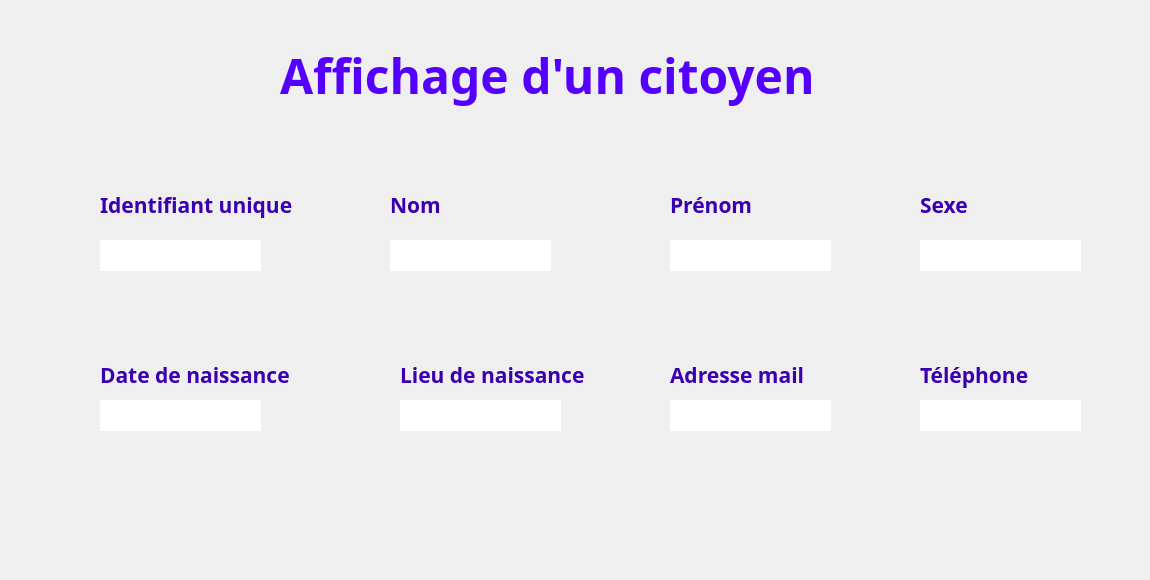
      <widget class="QWidget" name="page_9">
       <widget class="QLineEdit" name="out_nom_2">
        <property name="geometry">
         <rect>
          <x>390</x>
          <y>240</y>
          <width>161</width>
          <height>31</height>
         </rect>
        </property>
        <property name="font">
         <font>
          <family>Javanese Text</family>
          <pointsize>12</pointsize>
         </font>
        </property>
        <property name="styleSheet">
         <string notr="true">#out_nom_2 {
background-color: transparent;
border-image: url(:champs.png);
background: none;
border: none;
background-repeat: none;
}
</string>
        </property>
        <property name="readOnly">
         <bool>true</bool>
        </property>
       </widget>
       <widget class="QLineEdit" name="out_prenom">
        <property name="geometry">
         <rect>
          <x>670</x>
          <y>240</y>
          <width>161</width>
          <height>31</height>
         </rect>
        </property>
        <property name="font">
         <font>
          <family>Javanese Text</family>
          <pointsize>12</pointsize>
         </font>
        </property>
        <property name="styleSheet">
         <string notr="true">#out_prenom{
background-color: transparent;
border-image: url(:champs.png);
background: none;
border: none;
background-repeat: none;
}
</string>
        </property>
        <property name="readOnly">
         <bool>true</bool>
        </property>
       </widget>
       <widget class="QLineEdit" name="out_sexe">
        <property name="geometry">
         <rect>
          <x>920</x>
          <y>240</y>
          <width>161</width>
          <height>31</height>
         </rect>
        </property>
        <property name="font">
         <font>
          <family>Javanese Text</family>
          <pointsize>12</pointsize>
         </font>
        </property>
        <property name="styleSheet">
         <string notr="true">#out_sexe {
background-color: transparent;
border-image: url(:champs.png);
background: none;
border: none;
background-repeat: none;
}
</string>
        </property>
        <property name="readOnly">
         <bool>true</bool>
        </property>
       </widget>
       <widget class="QPushButton" name="pushButton_del_cit">
        <property name="geometry">
         <rect>
          <x>1080</x>
          <y>510</y>
          <width>61</width>
          <height>51</height>
         </rect>
        </property>
        <property name="styleSheet">
         <string notr="true">#pushButton_del_cit{
background-color: transparent;
border-image: url(:delete.png);
background: none;
border: none;
background-repeat: none;
}
</string>
        </property>
        <property name="text">
         <string/>
        </property>
       </widget>
       <widget class="QPushButton" name="pushButton_maj_cit">
        <property name="geometry">
         <rect>
          <x>1000</x>
          <y>510</y>
          <width>71</width>
          <height>61</height>
         </rect>
        </property>
        <property name="styleSheet">
         <string notr="true">#pushButton_maj_cit{
background-color: transparent;
border-image: url(:edit_ZV.png);
background: none;
border: none;
background-repeat: none;
}
</string>
        </property>
        <property name="text">
         <string/>
        </property>
       </widget>
       <widget class="QPushButton" name="majcit_cancel">
        <property name="geometry">
         <rect>
          <x>30</x>
          <y>520</y>
          <width>151</width>
          <height>41</height>
         </rect>
        </property>
        <property name="styleSheet">
         <string notr="true">#majcit_cancel{
background-color: transparent;
border-image: url(:Annuler.png);
background: none;
border: none;
background-repeat: none;
}
#majcit_cancel:hover{
background-color: transparent;
border-image: url(:Annuler_P.png);
background: none;
border: none;
background-repeat: none;
}</string>
        </property>
        <property name="text">
         <string/>
        </property>
       </widget>
       <widget class="QLineEdit" name="out_tel">
        <property name="geometry">
         <rect>
          <x>920</x>
          <y>400</y>
          <width>161</width>
          <height>31</height>
         </rect>
        </property>
        <property name="font">
         <font>
          <family>Javanese Text</family>
          <pointsize>12</pointsize>
         </font>
        </property>
        <property name="styleSheet">
         <string notr="true">#out_tel {
background-color: transparent;
border-image: url(:champs.png);
background: none;
border: none;
background-repeat: none;
}
</string>
        </property>
        <property name="readOnly">
         <bool>true</bool>
        </property>
       </widget>
       <widget class="QLineEdit" name="out_lieu">
        <property name="geometry">
         <rect>
          <x>400</x>
          <y>400</y>
          <width>161</width>
          <height>31</height>
         </rect>
        </property>
        <property name="font">
         <font>
          <family>Javanese Text</family>
          <pointsize>12</pointsize>
         </font>
        </property>
        <property name="styleSheet">
         <string notr="true">#out_lieu {
background-color: transparent;
border-image: url(:champs.png);
background: none;
border: none;
background-repeat: none;
}
</string>
        </property>
        <property name="readOnly">
         <bool>true</bool>
        </property>
       </widget>
       <widget class="QPushButton" name="pushButton_impression">
        <property name="geometry">
         <rect>
          <x>900</x>
          <y>510</y>
          <width>81</width>
          <height>61</height>
         </rect>
        </property>
        <property name="styleSheet">
         <string notr="true">#pushButton_impression{
background-color: transparent;
border-image: url(:imprimer.png);
background: none;
border: none;
background-repeat: none;
}
</string>
        </property>
        <property name="text">
         <string/>
        </property>
       </widget>
       <widget class="QLineEdit" name="out_mail">
        <property name="geometry">
         <rect>
          <x>670</x>
          <y>400</y>
          <width>161</width>
          <height>31</height>
         </rect>
        </property>
        <property name="font">
         <font>
          <family>Javanese Text</family>
          <pointsize>12</pointsize>
         </font>
        </property>
        <property name="styleSheet">
         <string notr="true">#out_mail {
background-color: transparent;
border-image: url(:champs.png);
background: none;
border: none;
background-repeat: none;
}
</string>
        </property>
        <property name="readOnly">
         <bool>true</bool>
        </property>
       </widget>
       <widget class="QLineEdit" name="out_id_2">
        <property name="geometry">
         <rect>
          <x>100</x>
          <y>240</y>
          <width>161</width>
          <height>31</height>
         </rect>
        </property>
        <property name="font">
         <font>
          <family>Javanese Text</family>
          <pointsize>12</pointsize>
         </font>
        </property>
        <property name="styleSheet">
         <string notr="true">#out_id_2{
background-color: transparent;
border-image: url(:champs.png);
background: none;
border: none;
background-repeat: none;
}
</string>
        </property>
        <property name="text">
         <string/>
        </property>
        <property name="readOnly">
         <bool>true</bool>
        </property>
       </widget>
       <widget class="QLineEdit" name="out_naissance">
        <property name="geometry">
         <rect>
          <x>100</x>
          <y>400</y>
          <width>161</width>
          <height>31</height>
         </rect>
        </property>
        <property name="font">
         <font>
          <family>Javanese Text</family>
          <pointsize>12</pointsize>
         </font>
        </property>
        <property name="styleSheet">
         <string notr="true">#out_naissance {
background-color: transparent;
border-image: url(:champs.png);
background: none;
border: none;
background-repeat: none;
}
</string>
        </property>
        <property name="readOnly">
         <bool>true</bool>
        </property>
       </widget>
       <widget class="QLabel" name="label_36">
        <property name="geometry">
         <rect>
          <x>280</x>
          <y>20</y>
          <width>681</width>
          <height>111</height>
         </rect>
        </property>
        <property name="font">
         <font>
          <family>Segoe Print</family>
         </font>
        </property>
        <property name="styleSheet">
         <string notr="true">#label_16 {
background-color: transparent;
background: none;
border: none;
background-repeat: none;
}
</string>
        </property>
        <property name="text">
         <string>&lt;html&gt;&lt;head/&gt;&lt;body&gt;&lt;p&gt;&lt;span style=&quot; font-size:36pt; font-weight:600; color:#5500ff;&quot;&gt;Affichage d'un citoyen&lt;/span&gt;&lt;/p&gt;&lt;/body&gt;&lt;/html&gt;</string>
        </property>
        <property name="textFormat">
         <enum>Qt::AutoText</enum>
        </property>
        <property name="scaledContents">
         <bool>false</bool>
        </property>
       </widget>
       <widget class="QLabel" name="label_193">
        <property name="geometry">
         <rect>
          <x>670</x>
          <y>190</y>
          <width>191</width>
          <height>31</height>
         </rect>
        </property>
        <property name="palette">
         <palette>
          <active>
           <colorrole role="WindowText">
            <brush brushstyle="SolidPattern">
             <color alpha="255">
              <red>4</red>
              <green>7</green>
              <blue>62</blue>
             </color>
            </brush>
           </colorrole>
          </active>
          <inactive>
           <colorrole role="WindowText">
            <brush brushstyle="SolidPattern">
             <color alpha="255">
              <red>4</red>
              <green>7</green>
              <blue>62</blue>
             </color>
            </brush>
           </colorrole>
          </inactive>
          <disabled>
           <colorrole role="WindowText">
            <brush brushstyle="SolidPattern">
             <color alpha="255">
              <red>120</red>
              <green>120</green>
              <blue>120</blue>
             </color>
            </brush>
           </colorrole>
          </disabled>
         </palette>
        </property>
        <property name="font">
         <font>
          <family>Corbel</family>
         </font>
        </property>
        <property name="text">
         <string>&lt;html&gt;&lt;head/&gt;&lt;body&gt;&lt;p&gt;&lt;span style=&quot; font-size:16pt; font-weight:600; color:#3a00af;&quot;&gt;Prénom&lt;/span&gt;&lt;/p&gt;&lt;/body&gt;&lt;/html&gt;</string>
        </property>
       </widget>
       <widget class="QLabel" name="label_194">
        <property name="geometry">
         <rect>
          <x>390</x>
          <y>190</y>
          <width>191</width>
          <height>31</height>
         </rect>
        </property>
        <property name="palette">
         <palette>
          <active>
           <colorrole role="WindowText">
            <brush brushstyle="SolidPattern">
             <color alpha="255">
              <red>4</red>
              <green>7</green>
              <blue>62</blue>
             </color>
            </brush>
           </colorrole>
          </active>
          <inactive>
           <colorrole role="WindowText">
            <brush brushstyle="SolidPattern">
             <color alpha="255">
              <red>4</red>
              <green>7</green>
              <blue>62</blue>
             </color>
            </brush>
           </colorrole>
          </inactive>
          <disabled>
           <colorrole role="WindowText">
            <brush brushstyle="SolidPattern">
             <color alpha="255">
              <red>120</red>
              <green>120</green>
              <blue>120</blue>
             </color>
            </brush>
           </colorrole>
          </disabled>
         </palette>
        </property>
        <property name="font">
         <font>
          <family>Corbel</family>
         </font>
        </property>
        <property name="text">
         <string>&lt;html&gt;&lt;head/&gt;&lt;body&gt;&lt;p&gt;&lt;span style=&quot; font-size:16pt; font-weight:600; color:#3a00af;&quot;&gt;Nom&lt;/span&gt;&lt;/p&gt;&lt;/body&gt;&lt;/html&gt;</string>
        </property>
       </widget>
       <widget class="QLabel" name="label_195">
        <property name="geometry">
         <rect>
          <x>100</x>
          <y>190</y>
          <width>221</width>
          <height>31</height>
         </rect>
        </property>
        <property name="palette">
         <palette>
          <active>
           <colorrole role="WindowText">
            <brush brushstyle="SolidPattern">
             <color alpha="255">
              <red>4</red>
              <green>7</green>
              <blue>62</blue>
             </color>
            </brush>
           </colorrole>
          </active>
          <inactive>
           <colorrole role="WindowText">
            <brush brushstyle="SolidPattern">
             <color alpha="255">
              <red>4</red>
              <green>7</green>
              <blue>62</blue>
             </color>
            </brush>
           </colorrole>
          </inactive>
          <disabled>
           <colorrole role="WindowText">
            <brush brushstyle="SolidPattern">
             <color alpha="255">
              <red>120</red>
              <green>120</green>
              <blue>120</blue>
             </color>
            </brush>
           </colorrole>
          </disabled>
         </palette>
        </property>
        <property name="font">
         <font>
          <family>Corbel</family>
         </font>
        </property>
        <property name="text">
         <string>&lt;html&gt;&lt;head/&gt;&lt;body&gt;&lt;p&gt;&lt;span style=&quot; font-size:16pt; font-weight:600; color:#3a00af;&quot;&gt;Identifiant unique&lt;/span&gt;&lt;/p&gt;&lt;/body&gt;&lt;/html&gt;</string>
        </property>
       </widget>
       <widget class="QLabel" name="label_196">
        <property name="geometry">
         <rect>
          <x>920</x>
          <y>190</y>
          <width>191</width>
          <height>31</height>
         </rect>
        </property>
        <property name="palette">
         <palette>
          <active>
           <colorrole role="WindowText">
            <brush brushstyle="SolidPattern">
             <color alpha="255">
              <red>4</red>
              <green>7</green>
              <blue>62</blue>
             </color>
            </brush>
           </colorrole>
          </active>
          <inactive>
           <colorrole role="WindowText">
            <brush brushstyle="SolidPattern">
             <color alpha="255">
              <red>4</red>
              <green>7</green>
              <blue>62</blue>
             </color>
            </brush>
           </colorrole>
          </inactive>
          <disabled>
           <colorrole role="WindowText">
            <brush brushstyle="SolidPattern">
             <color alpha="255">
              <red>120</red>
              <green>120</green>
              <blue>120</blue>
             </color>
            </brush>
           </colorrole>
          </disabled>
         </palette>
        </property>
        <property name="font">
         <font>
          <family>Corbel</family>
         </font>
        </property>
        <property name="text">
         <string>&lt;html&gt;&lt;head/&gt;&lt;body&gt;&lt;p&gt;&lt;span style=&quot; font-size:16pt; font-weight:600; color:#3a00af;&quot;&gt;Sexe&lt;/span&gt;&lt;/p&gt;&lt;/body&gt;&lt;/html&gt;</string>
        </property>
       </widget>
       <widget class="QLabel" name="label_197">
        <property name="geometry">
         <rect>
          <x>400</x>
          <y>360</y>
          <width>211</width>
          <height>31</height>
         </rect>
        </property>
        <property name="palette">
         <palette>
          <active>
           <colorrole role="WindowText">
            <brush brushstyle="SolidPattern">
             <color alpha="255">
              <red>4</red>
              <green>7</green>
              <blue>62</blue>
             </color>
            </brush>
           </colorrole>
          </active>
          <inactive>
           <colorrole role="WindowText">
            <brush brushstyle="SolidPattern">
             <color alpha="255">
              <red>4</red>
              <green>7</green>
              <blue>62</blue>
             </color>
            </brush>
           </colorrole>
          </inactive>
          <disabled>
           <colorrole role="WindowText">
            <brush brushstyle="SolidPattern">
             <color alpha="255">
              <red>120</red>
              <green>120</green>
              <blue>120</blue>
             </color>
            </brush>
           </colorrole>
          </disabled>
         </palette>
        </property>
        <property name="font">
         <font>
          <family>Corbel</family>
         </font>
        </property>
        <property name="text">
         <string>&lt;html&gt;&lt;head/&gt;&lt;body&gt;&lt;p&gt;&lt;span style=&quot; font-size:16pt; font-weight:600; color:#3a00af;&quot;&gt;Lieu de naissance&lt;/span&gt;&lt;/p&gt;&lt;/body&gt;&lt;/html&gt;</string>
        </property>
       </widget>
       <widget class="QLabel" name="label_198">
        <property name="geometry">
         <rect>
          <x>670</x>
          <y>360</y>
          <width>191</width>
          <height>31</height>
         </rect>
        </property>
        <property name="palette">
         <palette>
          <active>
           <colorrole role="WindowText">
            <brush brushstyle="SolidPattern">
             <color alpha="255">
              <red>4</red>
              <green>7</green>
              <blue>62</blue>
             </color>
            </brush>
           </colorrole>
          </active>
          <inactive>
           <colorrole role="WindowText">
            <brush brushstyle="SolidPattern">
             <color alpha="255">
              <red>4</red>
              <green>7</green>
              <blue>62</blue>
             </color>
            </brush>
           </colorrole>
          </inactive>
          <disabled>
           <colorrole role="WindowText">
            <brush brushstyle="SolidPattern">
             <color alpha="255">
              <red>120</red>
              <green>120</green>
              <blue>120</blue>
             </color>
            </brush>
           </colorrole>
          </disabled>
         </palette>
        </property>
        <property name="font">
         <font>
          <family>Corbel</family>
         </font>
        </property>
        <property name="text">
         <string>&lt;html&gt;&lt;head/&gt;&lt;body&gt;&lt;p&gt;&lt;span style=&quot; font-size:16pt; font-weight:600; color:#3a00af;&quot;&gt;Adresse mail&lt;/span&gt;&lt;/p&gt;&lt;/body&gt;&lt;/html&gt;</string>
        </property>
       </widget>
       <widget class="QLabel" name="label_199">
        <property name="geometry">
         <rect>
          <x>100</x>
          <y>360</y>
          <width>221</width>
          <height>31</height>
         </rect>
        </property>
        <property name="palette">
         <palette>
          <active>
           <colorrole role="WindowText">
            <brush brushstyle="SolidPattern">
             <color alpha="255">
              <red>4</red>
              <green>7</green>
              <blue>62</blue>
             </color>
            </brush>
           </colorrole>
          </active>
          <inactive>
           <colorrole role="WindowText">
            <brush brushstyle="SolidPattern">
             <color alpha="255">
              <red>4</red>
              <green>7</green>
              <blue>62</blue>
             </color>
            </brush>
           </colorrole>
          </inactive>
          <disabled>
           <colorrole role="WindowText">
            <brush brushstyle="SolidPattern">
             <color alpha="255">
              <red>120</red>
              <green>120</green>
              <blue>120</blue>
             </color>
            </brush>
           </colorrole>
          </disabled>
         </palette>
        </property>
        <property name="font">
         <font>
          <family>Corbel</family>
         </font>
        </property>
        <property name="text">
         <string>&lt;html&gt;&lt;head/&gt;&lt;body&gt;&lt;p&gt;&lt;span style=&quot; font-size:16pt; font-weight:600; color:#3a00af;&quot;&gt;Date de naissance&lt;/span&gt;&lt;/p&gt;&lt;/body&gt;&lt;/html&gt;</string>
        </property>
       </widget>
       <widget class="QLabel" name="label_200">
        <property name="geometry">
         <rect>
          <x>920</x>
          <y>360</y>
          <width>191</width>
          <height>31</height>
         </rect>
        </property>
        <property name="palette">
         <palette>
          <active>
           <colorrole role="WindowText">
            <brush brushstyle="SolidPattern">
             <color alpha="255">
              <red>4</red>
              <green>7</green>
              <blue>62</blue>
             </color>
            </brush>
           </colorrole>
          </active>
          <inactive>
           <colorrole role="WindowText">
            <brush brushstyle="SolidPattern">
             <color alpha="255">
              <red>4</red>
              <green>7</green>
              <blue>62</blue>
             </color>
            </brush>
           </colorrole>
          </inactive>
          <disabled>
           <colorrole role="WindowText">
            <brush brushstyle="SolidPattern">
             <color alpha="255">
              <red>120</red>
              <green>120</green>
              <blue>120</blue>
             </color>
            </brush>
           </colorrole>
          </disabled>
         </palette>
        </property>
        <property name="font">
         <font>
          <family>Corbel</family>
         </font>
        </property>
        <property name="text">
         <string>&lt;html&gt;&lt;head/&gt;&lt;body&gt;&lt;p&gt;&lt;span style=&quot; font-size:16pt; font-weight:600; color:#3a00af;&quot;&gt;Téléphone&lt;/span&gt;&lt;/p&gt;&lt;/body&gt;&lt;/html&gt;</string>
        </property>
       </widget>
      </widget>
